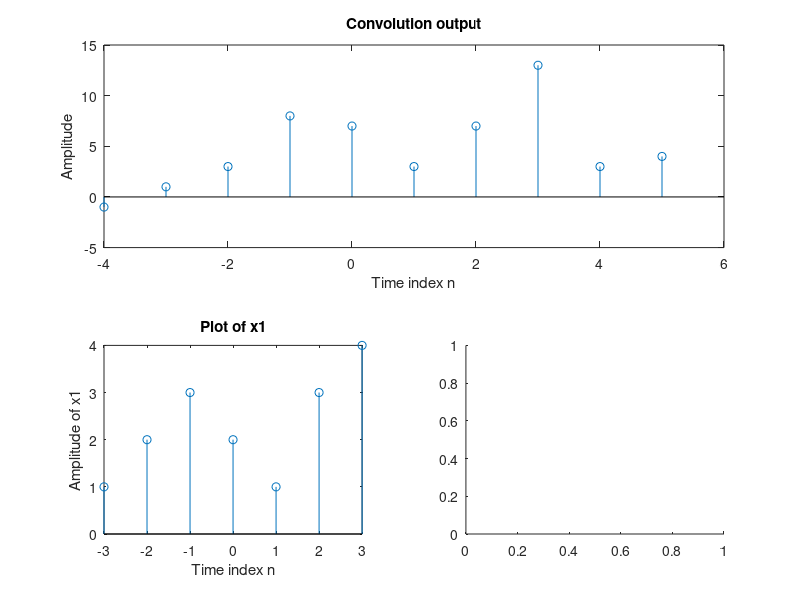

MATLAB code to generate this figure: (Note: this script raises an error after producing the figure.)
% Clear all the previous work
clc;
clear all;

% Enter the input sequences
x1 = [1 2 3 2 1 3 4];
n1 = - 3:3;
x2 = [2 - 3 4 - 1 0 1];
n2 = - 1:4;

% Specify the beginning and ending of the sequences
ybegin = n1(1) + n2(1);
yend = n1(length(x1)) + n2(length(x2));
ny = [ybegin:yend];

% Convolute the input sequences
y = conv(x1, x2);

% Display the convoluted output
disp('Linear convolution of x1 and x2 is y= ');
disp(y);

% Plot convoluted output graph
subplot(2, 1, 1);
stem(ny, y);
xlabel('Time index n');
ylabel('Amplitude');
title('Convolution output');

% Plot the graph of x1
subplot(2, 2, 3);
stem(n1, x1);
title('Plot of x1');
xlabel('Time index n');
ylabel('Amplitude of x1');
title('Plot of x1');

% Plot the graph of x2
subplot(2, 2, 4);
stem(n2, x2);
xlabel('Time index n');
ylabel('Amplitude of x2');
title('Plot of x2');
